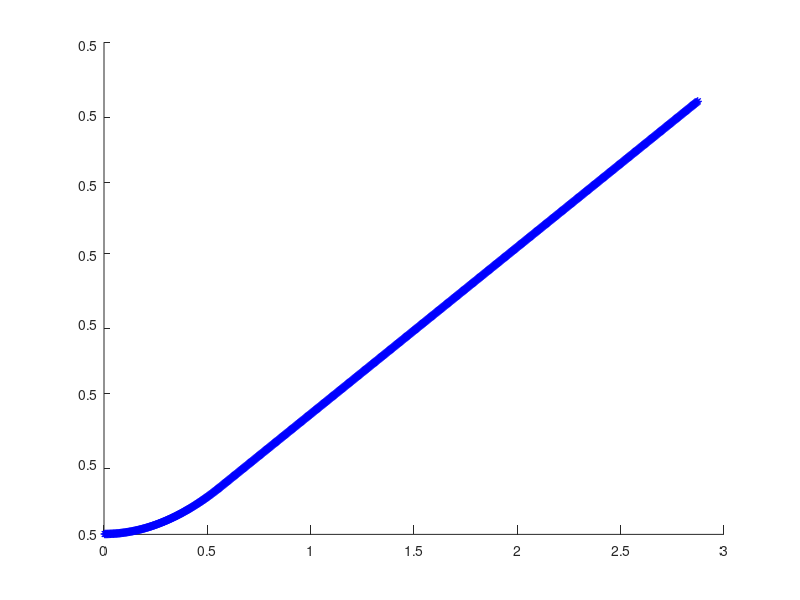

Here is the MATLAB script that generated this plot:
%      y
%      |
%      O--x
%     /
%    Z
%[x y z]
simTime=1*10^-8;%also seconds
steps=1000
deltaT=simTime/steps;%seconds

t=0;


%B field is uniform
c=2.99*10^8;
b=[0,0,0*10^-3];%units are in teslas
%Electric field
e=[0,1,0];
magLength=0.56;

pType=1;
%1 Electron
%2 Proton
%3 Pion
switch pType
    case 1
        chargeMassRatio=1.75*10^11;%in coulombs per kilogram
        vParticle=[.96*c,0,0];
        drawAs='b*';
    case 2
        chargeMassRatio=9.579*10^7;%in coulombs per kilogram
        vParticle=[.96*c,0,0];
        drawAs='r*';       
    case 3
        chargeMassRatio=6.439*10^8;%in coulombs per kilogram
        vParticle=[.96*c,0,0];
        drawAs='g*';
    otherwise
    
end

sParticle=[0,0.5,0];
hold on;

while(t<simTime)
    if sParticle(1)<magLength
        a=chargeMassRatio*cross(vParticle,b)+chargeMassRatio*e;
    else
        a=[0,0,0];
    end
    sParticle=sParticle+vParticle*deltaT+(1/2)*a*deltaT*deltaT;
    vParticle=vParticle+a*deltaT;
    t=t+deltaT;
    plot3(sParticle(1),sParticle(2),sParticle(3),drawAs);
    drawnow;
end
